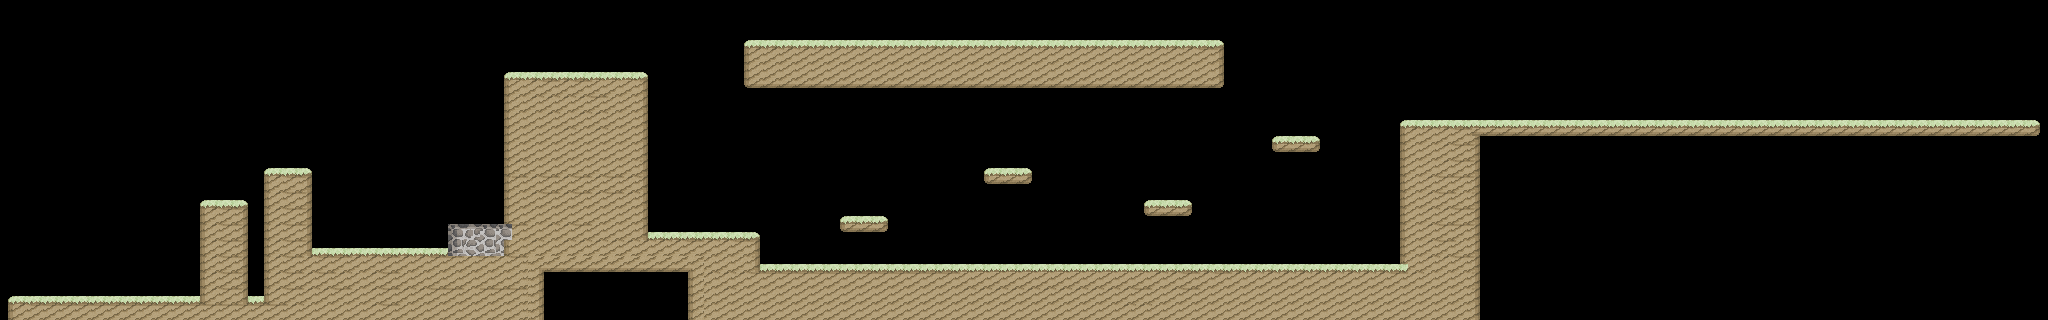

Below is a game level as drawn by its tile map, then a one-line description and the .tmx that defines it (tile-layer data replaced by summaries):
An orthogonal 128x20 tile map with 16x16 px tiles, 4 tile layers (Tile Layer 1, invisible, fake, Tile Layer 4) and 3 objects (2x spike, portal).

<map version="1.0" tiledversion="1.0.3" orientation="orthogonal" renderorder="right-down" width="128" height="20" tilewidth="16" tileheight="16" nextobjectid="15">
 <tileset firstgid="1" source="lyre_of_truth.tsx" />
 <layer name="Tile Layer 1" width="128" height="20">
  <properties>
   <property name="z_index" type="int" value="2" />
  </properties>
  <data>[2560 cells, 379 non-empty, 18 distinct tile ids]</data>
 </layer>
 <layer name="invisible" width="128" height="20">
  <properties>
   <property name="z_index" type="int" value="1" />
  </properties>
  <data>[2560 cells, 40 non-empty, 14 distinct tile ids]</data>
 </layer>
 <layer name="fake" width="128" height="20">
  <properties>
   <property name="z_index" type="int" value="0" />
  </properties>
  <data>[2560 cells, 381 non-empty, 16 distinct tile ids]</data>
 </layer>
 <layer name="Tile Layer 4" width="128" height="20">
  <data>[2560 cells, 22 non-empty, 7 distinct tile ids]</data>
 </layer>
 <objectgroup name="objects">
  <object id="12" name="portal" type="portal" gid="81" x="2013" y="99" width="16" height="16">
   <properties>
    <property name="type" value="portal" />
   </properties>
  </object>
  <object id="13" name="spike" gid="1073741906" x="999" y="102" width="16" height="16">
   <properties>
    <property name="flip" type="bool" value="true" />
    <property name="type" value="spike" />
   </properties>
  </object>
  <object id="14" name="spike" gid="1073741906" x="1200" y="103" width="16" height="16">
   <properties>
    <property name="flip" type="bool" value="true" />
    <property name="type" value="spike" />
   </properties>
  </object>
 </objectgroup>
</map>